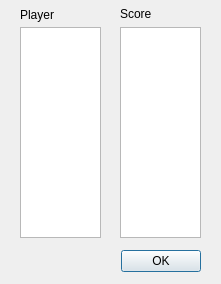
<?xml version="1.0" encoding="UTF-8"?>
<ui version="4.0">
 <class>Topwindow</class>
 <widget class="QDialog" name="Topwindow">
  <property name="geometry">
   <rect>
    <x>0</x>
    <y>0</y>
    <width>221</width>
    <height>284</height>
   </rect>
  </property>
  <property name="windowTitle">
   <string>Dialog</string>
  </property>
  <widget class="QDialogButtonBox" name="buttonBox">
   <property name="geometry">
    <rect>
     <x>30</x>
     <y>245</y>
     <width>171</width>
     <height>32</height>
    </rect>
   </property>
   <property name="orientation">
    <enum>Qt::Horizontal</enum>
   </property>
   <property name="standardButtons">
    <set>QDialogButtonBox::Ok</set>
   </property>
  </widget>
  <widget class="QLabel" name="label">
   <property name="geometry">
    <rect>
     <x>20</x>
     <y>7</y>
     <width>47</width>
     <height>16</height>
    </rect>
   </property>
   <property name="text">
    <string>Player</string>
   </property>
  </widget>
  <widget class="QLabel" name="label_2">
   <property name="geometry">
    <rect>
     <x>120</x>
     <y>7</y>
     <width>47</width>
     <height>13</height>
    </rect>
   </property>
   <property name="text">
    <string>Score</string>
   </property>
  </widget>
  <widget class="QTextBrowser" name="textBrowserPlayer">
   <property name="geometry">
    <rect>
     <x>20</x>
     <y>27</y>
     <width>81</width>
     <height>211</height>
    </rect>
   </property>
  </widget>
  <widget class="QTextBrowser" name="textBrowser_2">
   <property name="geometry">
    <rect>
     <x>120</x>
     <y>27</y>
     <width>81</width>
     <height>211</height>
    </rect>
   </property>
  </widget>
 </widget>
 <resources/>
 <connections>
  <connection>
   <sender>buttonBox</sender>
   <signal>accepted()</signal>
   <receiver>Topwindow</receiver>
   <slot>accept()</slot>
   <hints>
    <hint type="sourcelabel">
     <x>248</x>
     <y>254</y>
    </hint>
    <hint type="destinationlabel">
     <x>157</x>
     <y>274</y>
    </hint>
   </hints>
  </connection>
  <connection>
   <sender>buttonBox</sender>
   <signal>rejected()</signal>
   <receiver>Topwindow</receiver>
   <slot>reject()</slot>
   <hints>
    <hint type="sourcelabel">
     <x>316</x>
     <y>260</y>
    </hint>
    <hint type="destinationlabel">
     <x>286</x>
     <y>274</y>
    </hint>
   </hints>
  </connection>
 </connections>
</ui>
